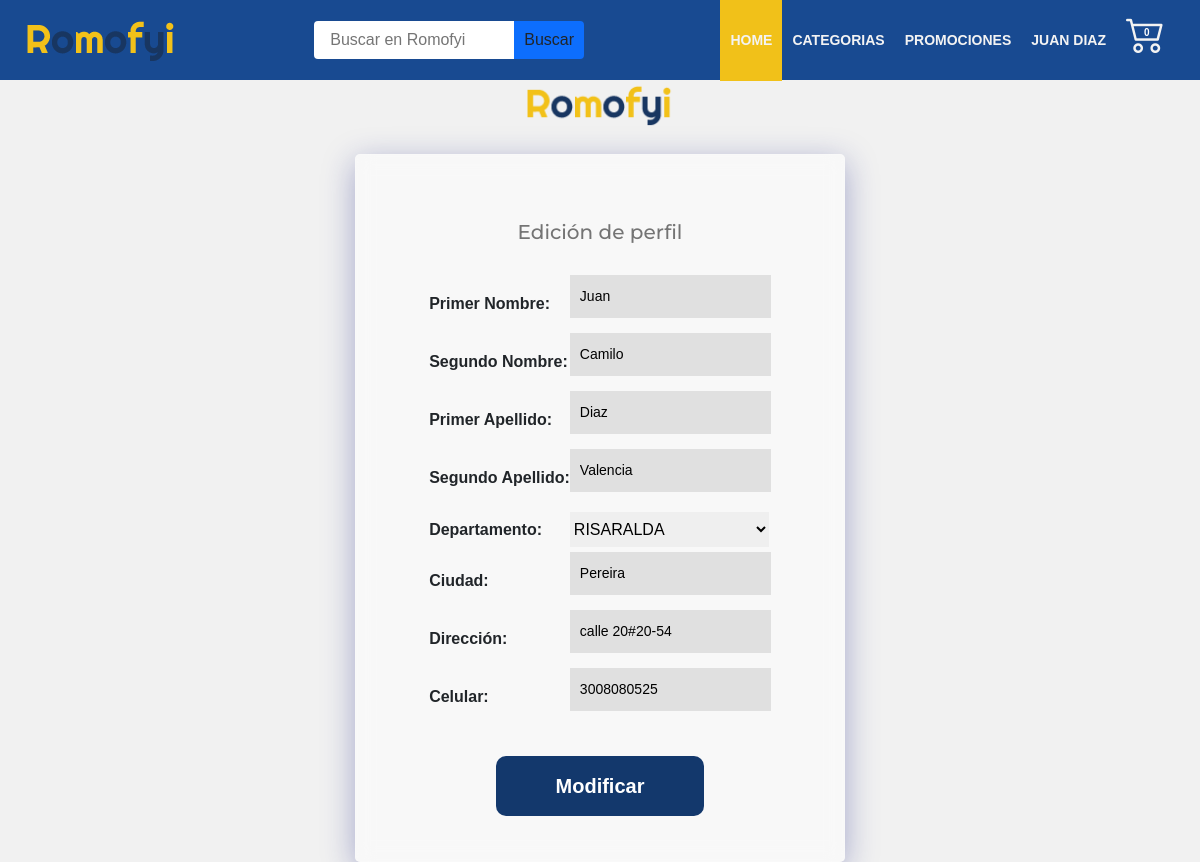
/modPerfUs/ (signed in), run on the app's committed database.
### Aplicaciones/Usuarios/models.py (models this page shows, shortened)
class PerfilUsuario(models.Model):
    nombre1 = models.CharField(max_length=30, default="user")
    nombre2 = models.CharField(max_length=30, default="default")
    primerApellido = models.CharField(max_length=50,default="")
    segundoApellido = models.CharField(max_length=50,default="")
    user = models.OneToOneField(User, null=False, blank=False, on_delete=models.CASCADE)
    departamento = models.CharField(max_length=50,choices = departamento, default = '')
    ciudad = models.CharField(max_length=50, default="")
    celular = models.CharField(max_length=10,default="")
    direccion = models.CharField(max_length=50,default="")
    created_at = models.DateTimeField(auto_now_add=True)

### Aplicaciones/Usuarios/views.py (the view)
# urls.py: path('modPerfUs/', modificarPerUsuario, name ='ModificarPerfil'),
def modificarPerUsuario(request):
    user = request.user.id
    us = PerfilUsuario.objects.get(user_id = user)
    if request.method == 'POST':
        form = editarDatos(request.POST, request.FILES, instance= us)
        if form.is_valid():
            nom1 = request.POST.get('nombre1')
            nom2 = request.POST.get('nombre2')
            apel1 = request.POST.get('primerApellido')
            apel2 = request.POST.get('segundoApellido')
            dir = request.POST.get('direccion')
            depart = request.POST.get('departamento')
            ciudad = request.POST.get('ciudad')
            cel = request.POST.get('celular')
            us.nombre1 = nom1
            us.nombre2 = nom2
            us.segundoApellido = apel2
            us.primerApellido = apel1
            us.departamento = depart
            us.ciudad = ciudad
            us.direccion = dir
            us.celular = cel
            us.save()
            return redirect ('/')
    else:
        form=editarDatos(instance=us)
    context={
            'form':form,
        }
    return render (request, "registration/edicionPerfilUs.html", context)

### Aplicaciones/tiendaEnLinea/forms.py
class editarDatos(forms.ModelForm):
    nombre1 =           forms.CharField(label='Primer Nombre',required=False,)
    nombre2 =           forms.CharField(label='Segundo Nombre',required=False,)
    primerApellido =    forms.CharField(label='Primer Apellido',required=False,)
    segundoApellido =   forms.CharField(label='Segundo Apellido',required=False,)
    departamento =   forms.ChoiceField(label='Departamento',required=False, choices= departamento)
    ciudad =   forms.CharField(label='Ciudad',required=False,)
    direccion =   forms.CharField(label='Dirección',required=False,)
    celular =   forms.CharField(label='Celular',required=False,)
    class Meta:
        model = PerfilUsuario
        fields = ['nombre1','nombre2','primerApellido','segundoApellido','departamento','ciudad','direccion','celular']

### Aplicaciones/carrito/context_processor.py (called while the page is built)
def importe_total_carro(request):
    carro = Carro(request)
    total = 0
    CantTotal = 0
    if request.user.is_authenticated:
        for key, value in request.session["carro"].items():
            total = total + int(value["precio"])
            CantTotal = CantTotal + int(value["cantidad"])
    return{"importe_total_carro":total,"importe_CantTotal_carro":CantTotal}

### Aplicaciones/tiendaEnLinea/templates/registration/edicionPerfilUs.html (shortened to what this page needs)
{% extends 'base/base.html' %}
{% load static %}
{% block content %}
    <section class="section_form">
        <picture>
            <img src="{% static 'img/Logo/logo.png' %}" class="logo_login" alt="">
        </picture>
        <form class="form-login" method="POST">
            <h5>Edición de perfil</h5>
            <table class="registro__container">
                {{ form.as_table }}
            </table>
            <button class="buttons button--registro" type="submit">Modificar</button>
        </form>
    </section>
{% endblock %}

### Aplicaciones/tiendaEnLinea/templates/navbar.html (shortened to what this page needs)
{% load static %}
{% load humanize %}
<div class="nav_container">
    <a href="{% url 'tiendaEnLinea:index'%}" class="logo_nav_container">
        <picture>
            <img src="{% static 'img/Logo/logo.png' %}" class="logo_nav" alt="">
        </picture>
    </a>
    <form class="container__buscador " action="{% url 'tiendaEnLinea:search' %}">
        <input class="buscador" type="search" name="busqueda" placeholder="Buscar en Romofyi">
        <button class="boton_buscar" type="submit">Buscar</button>
    </form>
    <ul class="nav-menu .nav-menu_visible">
        <li	li class="nav-menu-item">
            <a href="{% url 'tiendaEnLinea:index'%}" class="nav-menu-link nav-links nav-menu-link_active">Home</a>
        </li>
        <li class="nav-menu-item dropdown hidden-movil">
            <a href="#" class="nav-menu-link nav-links ">Categorias</a>
        </li>
        <li class="nav-menu-item">
            <a href="#" class="nav-menu-link nav-links ">Promociones</a>
        </li>
        {% if request.user.is_authenticated %}
            <li class="nav-menu-item dropdown hidden-movil">
                <a href="{% url 'tiendaEnLinea:ModificarPerfil' %}" class="nav-menu-link nav-links usuario">{{user.perfilusuario.nombre1}} {{user.perfilusuario.primerApellido}}</a>
            </li>
            <li class="nav-menu-item bag">
                {% if request.session.carro.items %}
                    <a  class="padding nav-links " href="{% url 'tiendaEnLinea:mycart' %}" > <i class="bi bi-cart2 tamanho"></i><p id="totalCarro">{{importe_CantTotal_carro|intcomma}}</p> </a>
                {% else %}
                    <a  class="padding nav-links " href="{% url 'tiendaEnLinea:mycart' %}" > <i class="bi bi-cart2 tamanho"></i><p id="totalCarro">0</p> </a>
                {% endif %}
            </li>
        {% else %}
            <li class="nav-menu-item">
                <a href="{% url 'tiendaEnLinea:login' %}" class="nav-menu-link nav-links ">Identificate</a>
            </li>
        {% endif %}
    </ul>
</div>

### static/styleheets/base.css (style rules this page uses)
* { margin: 0; padding: 0; box-sizing: border-box; font-family: sans-serif; border: 0px; }
html { height: 100%; }
.body { padding: 0px 0px 0; background-color: #F1F1F1; font-family: sans-serif; font-weight: 100; scroll-behavior: smooth; min-height: 100%; justify-items: center; display:flex; flex-direction: column; align-items: center; }
a:link, a:visited, a:active { text-decoration:none; }
:root { --azul: #13386C; --dorado: #F1C119; --gris: #f2f2f2; }

### static/styleheets/estilosGenerales.css (style rules this page uses)
#id_departamento { width: 199px; margin: 5px 0px 5px 0; }

### static/styleheets/nav.css (style rules this page uses)
.nav_container { width: 100%; display: flex; justify-content: space-between; align-items: center; height: 80px; padding: 0 25px; z-index: 100; }
.nav-menu { display: flex; list-style: none; justify-content: space-between; align-items: center; margin: 0; padding: 0; }
.nav-links { text-decoration: none; color: rgb(243, 243, 243); font-weight: bold; font-size: 14px; }
.nav-menu-item { font-size: 12px; line-height: 60px; text-transform: uppercase; width: max-content; }
.bag { padding: 5px 10px; position: relative; }
.bag p { color: white; position: absolute; left: 28px; top: 2.5px; font-size: 10px; }
.padding { padding: 28px 0; }
.nav-menu-link { padding: 33px 10px; }
.nav-menu-link:hover,.nav-menu-link_active, .bag:hover { background-color: var(--dorado); transition: 0.5s; }
.dropdown { display: inline-block; position: relative; }
.container__buscador { display: flex; justify-content: center; }
.buscador { height: 38px; width: 200px; padding: 14px 32px 14px 16px; outline: none; border-radius: 0.25rem 0 0 0.25rem ; }
.boton_buscar { height: 38px; width: 70px; display: inline-block; font-weight: 400; line-height: 1.5; color: #212529; text-align: center; text-decoration: none; vertical-align: middle; cursor: pointer; -webkit-user-select: none; -moz-user-select: none; user-select: none; background-color: #0d6efd; font-size: 1rem; border-radius: 0 0.25rem 0.25rem 0 ; transition: color .15s }
.tamanho { font-size: 39px; }

### static/styleheets/OtrasPaginas/detalle.css (style rules this page uses)
p { margin: 0; padding: 0; }

### static/styleheets/GestionCarrito/carrito.css (style rules this page uses)
p,h1,h2,h3,h4,h5 { color: rgb(71, 71, 71); }

### static/styleheets/GestionCarrito/formEnvio.css (style rules this page uses)
#id_departamento { height: 35px ; }

### static/styleheets/GestionPerfiles/login.css (style rules this page uses)
* { margin: 0; padding: 0; }
.section_form { margin-top: 80px; font-family: Arial, Helvetica, sans-serif; width: 100%; display: flex; flex-direction: column; justify-content: center; align-items: center; }
.form-login { display: flex; flex-direction: column; justify-content: center; align-items: center; width: 490px; padding: 35px 61px; background: rgba( 255, 255, 255, 0.5 ); box-shadow: 0 8px 32px 0 rgba( 31, 38, 135, 0.37 ); backdrop-filter: blur( 9px ); -webkit-backdrop-filter: blur( 9px ); border-radius: 5px; border: 1px solid rgba( 255, 255, 255, 0.18 ); }
.logo_login { width: 150px; margin-bottom: 25px; }
.form-login h5 { width: 80%; font-family: 'Montserrat', sans-serif; text-align: center; height: 25px; margin: 30px 0; font-size: 20px; color: #747474; }
.buttons { background-color: #13386c; color: white; font-size: 20px; padding: 15px 60px; text-decoration: none; border-radius: 10px; font-weight: bold; cursor: pointer; height: 60px; transition: background-color .5s; }
.registro__container { display: flex; flex-direction: column; justify-content: center; align-items: flex-end; gap: 15px; }
.registro__container input { color: rgb(0, 0, 0); border: 0; outline: none; border-radius: 0; margin-bottom: 15px; padding: 11px 10px; font-size: 14px; background-color: rgb(224, 224, 224); }
.button--registro { margin-top: 30px; margin-bottom: 10px; }

### data on the page
PerfilUsuario: nombre1 "Juan", nombre2 "Camilo", primerApellido "Diaz", segundoApellido "Valencia", departamento "RISARALDA", ciudad "Pereira", direccion "calle 20#20-54", celular "3008080525"

### other printed values
{{ user.perfilusuario.nombre1 }} "JUAN"
{{ user.perfilusuario.primerApellido }} "DIAZ"
